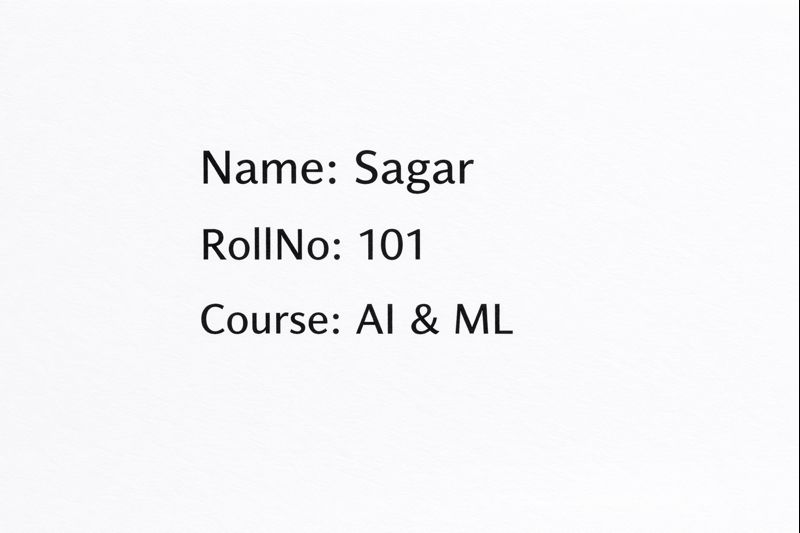
#> input picture ProjectExeclReader/uploads/1303fb9b-f82a-4296-86a2-e5f0986bf85d_TestImg.png, 800 x 533 px
$ python -i ocr_pipeline.py   (imports and definitions only)
#> lines starting #> are read from the running program, lines starting #| are printed output that depends on the picture; after the words box and inside, x2 and y2 are one past the last pixel; in counts of white or black regions, pixels touching at a corner belong together
import cv2
import pytesseract
import os

# Tesseract path (Windows)
pytesseract.pytesseract.tesseract_cmd = r"C:\Program Files\Tesseract-OCR\tesseract.exe"


def extract_structured_data(image_path):
    if not os.path.exists(image_path):
        return {"Text": "Image file not found"}

    img = cv2.imread(image_path)
#> img is the input picture: shape (533, 800, 3); mean B, G, R 247.6, 245.7, 245.7
    if img is None:
        return {"Text": "Unable to read image"}

    # -------------------------
    # Preprocessing
    # -------------------------
    gray = cv2.cvtColor(img, cv2.COLOR_BGR2GRAY)
    gray = cv2.threshold(
        gray, 0, 255,
        cv2.THRESH_BINARY + cv2.THRESH_OTSU
    )[1]
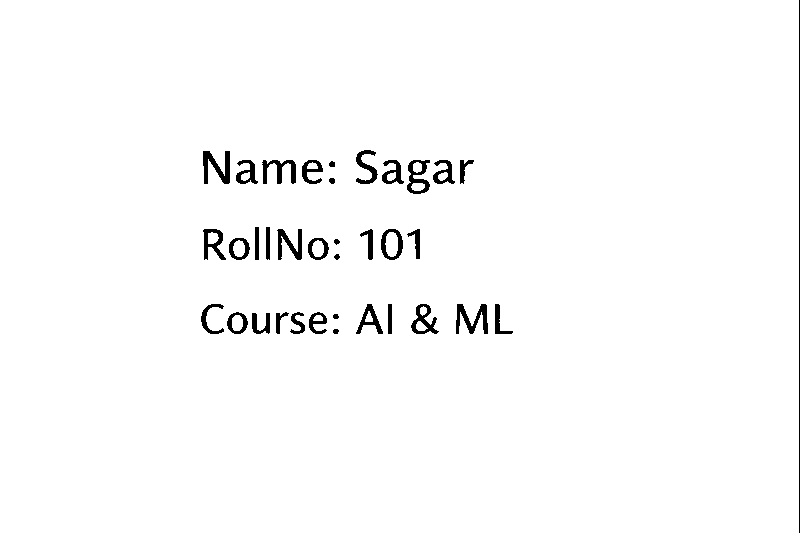
#> gray: shape (533, 800); 98.1% white; 36 black regions, largest, box (x1, y1, x2, y2) and area: (799, 0, 800, 533) 533, (203, 151, 230, 184) 466, (456, 304, 488, 334) 455

    # OCR
#> (the run stopped early here; a loop or call above may not have finished)
